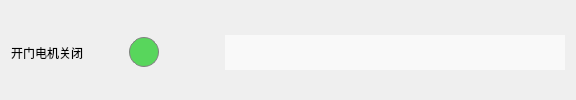
                  <widget class="QWidget" name="widget_28" native="true">
                   <property name="sizePolicy">
                    <sizepolicy hsizetype="Preferred" vsizetype="Fixed">
                     <horstretch>0</horstretch>
                     <verstretch>0</verstretch>
                    </sizepolicy>
                   </property>
                   <property name="minimumSize">
                    <size>
                     <width>0</width>
                     <height>45</height>
                    </size>
                   </property>
                   <property name="styleSheet">
                    <string notr="true">border:none
</string>
                   </property>
                   <layout class="QHBoxLayout" name="horizontalLayout_26">
                    <property name="topMargin">
                     <number>5</number>
                    </property>
                    <property name="bottomMargin">
                     <number>0</number>
                    </property>
                    <item>
                     <widget class="QLabel" name="label_59">
                      <property name="sizePolicy">
                       <sizepolicy hsizetype="Fixed" vsizetype="Preferred">
                        <horstretch>0</horstretch>
                        <verstretch>0</verstretch>
                       </sizepolicy>
                      </property>
                      <property name="minimumSize">
                       <size>
                        <width>60</width>
                        <height>0</height>
                       </size>
                      </property>
                      <property name="styleSheet">
                       <string notr="true">margin-top: 0px;</string>
                      </property>
                      <property name="text">
                       <string>开门电机关闭</string>
                      </property>
                     </widget>
                    </item>
                    <item>
                     <spacer name="horizontalSpacer_10">
                      <property name="orientation">
                       <enum>Qt::Horizontal</enum>
                      </property>
                      <property name="sizeHint" stdset="0">
                       <size>
                        <width>40</width>
                        <height>20</height>
                       </size>
                      </property>
                     </spacer>
                    </item>
                    <item>
                     <widget class="QLabel" name="label_60">
                      <property name="sizePolicy">
                       <sizepolicy hsizetype="Fixed" vsizetype="Fixed">
                        <horstretch>0</horstretch>
                        <verstretch>0</verstretch>
                       </sizepolicy>
                      </property>
                      <property name="minimumSize">
                       <size>
                        <width>30</width>
                        <height>30</height>
                       </size>
                      </property>
                      <property name="styleSheet">
                       <string notr="true">background-color: rgb(88, 214, 92);
border-radius: 15px; 
border: 1px solid gray;
margin-top: 0px;
</string>
                      </property>
                      <property name="text">
                       <string/>
                      </property>
                     </widget>
                    </item>
                    <item>
                     <spacer name="horizontalSpacer_33">
                      <property name="orientation">
                       <enum>Qt::Horizontal</enum>
                      </property>
                      <property name="sizeType">
                       <enum>QSizePolicy::Fixed</enum>
                      </property>
                      <property name="sizeHint" stdset="0">
                       <size>
                        <width>60</width>
                        <height>20</height>
                       </size>
                      </property>
                     </spacer>
                    </item>
                    <item>
                     <widget class="QLineEdit" name="lineEdit_37">
                      <property name="sizePolicy">
                       <sizepolicy hsizetype="Fixed" vsizetype="Fixed">
                        <horstretch>0</horstretch>
                        <verstretch>0</verstretch>
                       </sizepolicy>
                      </property>
                      <property name="minimumSize">
                       <size>
                        <width>340</width>
                        <height>35</height>
                       </size>
                      </property>
                      <property name="styleSheet">
                       <string notr="true">background-color: #f9f9f9;
padding: 5px 10px;
border:none;
margin-top: 0px;</string>
                      </property>
                     </widget>
                    </item>
                   </layout>
                  </widget>
